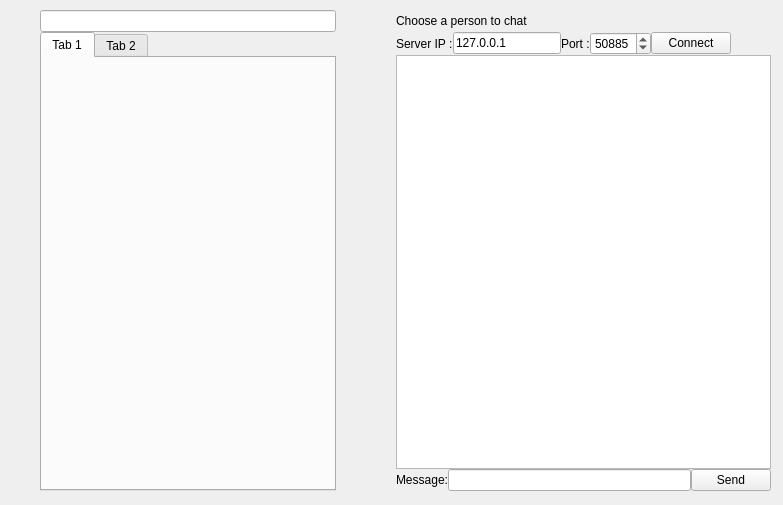
<?xml version="1.0" encoding="UTF-8"?>
<ui version="4.0">
 <class>clientWindow</class>
 <widget class="QWidget" name="clientWindow">
  <property name="geometry">
   <rect>
    <x>0</x>
    <y>0</y>
    <width>783</width>
    <height>505</height>
   </rect>
  </property>
  <property name="windowTitle">
   <string>Aloo!</string>
  </property>
  <property name="windowIcon">
   <iconset>
    <normaloff>chat.png</normaloff>chat.png</iconset>
  </property>
  <widget class="QWidget" name="">
   <property name="geometry">
    <rect>
     <x>10</x>
     <y>10</y>
     <width>761</width>
     <height>481</height>
    </rect>
   </property>
   <layout class="QGridLayout" name="gridLayout" rowstretch="0,0">
    <property name="leftMargin">
     <number>30</number>
    </property>
    <property name="topMargin">
     <number>0</number>
    </property>
    <property name="rightMargin">
     <number>0</number>
    </property>
    <property name="bottomMargin">
     <number>0</number>
    </property>
    <property name="horizontalSpacing">
     <number>60</number>
    </property>
    <property name="verticalSpacing">
     <number>0</number>
    </property>
    <item row="0" column="1">
     <widget class="QLabel" name="label_3">
      <property name="text">
       <string>Choose a person to chat</string>
      </property>
     </widget>
    </item>
    <item row="1" column="0">
     <widget class="QTabWidget" name="tabWidget">
      <property name="currentIndex">
       <number>0</number>
      </property>
      <widget class="QWidget" name="tab">
       <attribute name="title">
        <string>Tab 1</string>
       </attribute>
      </widget>
      <widget class="QWidget" name="tab_2">
       <attribute name="title">
        <string>Tab 2</string>
       </attribute>
      </widget>
     </widget>
    </item>
    <item row="1" column="1">
     <layout class="QVBoxLayout" name="verticalLayout_2">
      <item>
       <layout class="QHBoxLayout" name="horizontalLayout">
        <item>
         <widget class="QLabel" name="label">
          <property name="text">
           <string>Server IP :</string>
          </property>
         </widget>
        </item>
        <item>
         <widget class="QLineEdit" name="serverIP">
          <property name="maximumSize">
           <size>
            <width>150</width>
            <height>16777215</height>
           </size>
          </property>
          <property name="text">
           <string>127.0.0.1</string>
          </property>
         </widget>
        </item>
        <item>
         <widget class="QLabel" name="label_2">
          <property name="text">
           <string>Port :</string>
          </property>
         </widget>
        </item>
        <item>
         <widget class="QSpinBox" name="serverPort">
          <property name="minimumSize">
           <size>
            <width>60</width>
            <height>0</height>
           </size>
          </property>
          <property name="minimum">
           <number>1024</number>
          </property>
          <property name="maximum">
           <number>65535</number>
          </property>
          <property name="value">
           <number>50885</number>
          </property>
         </widget>
        </item>
        <item>
         <widget class="QPushButton" name="connButton">
          <property name="text">
           <string>Connect</string>
          </property>
         </widget>
        </item>
        <item>
         <spacer name="horizontalSpacer">
          <property name="orientation">
           <enum>Qt::Horizontal</enum>
          </property>
          <property name="sizeHint" stdset="0">
           <size>
            <width>40</width>
            <height>20</height>
           </size>
          </property>
         </spacer>
        </item>
        <item>
         <layout class="QVBoxLayout" name="verticalLayout"/>
        </item>
       </layout>
      </item>
      <item>
       <widget class="QTextEdit" name="convBox">
        <property name="maximumSize">
         <size>
          <width>16777215</width>
          <height>16777215</height>
         </size>
        </property>
        <property name="readOnly">
         <bool>true</bool>
        </property>
       </widget>
      </item>
      <item>
       <layout class="QHBoxLayout" name="horizontalLayout_2">
        <item>
         <widget class="QLabel" name="label_4">
          <property name="text">
           <string>Message:</string>
          </property>
         </widget>
        </item>
        <item>
         <widget class="QLineEdit" name="messageBox"/>
        </item>
        <item>
         <widget class="QPushButton" name="sendButton">
          <property name="text">
           <string>Send</string>
          </property>
          <property name="icon">
           <iconset>
            <normaloff>chat.png</normaloff>chat.png</iconset>
          </property>
         </widget>
        </item>
       </layout>
      </item>
     </layout>
    </item>
    <item row="0" column="0">
     <widget class="QLineEdit" name="lineEdit"/>
    </item>
   </layout>
  </widget>
 </widget>
 <resources/>
 <connections/>
</ui>
